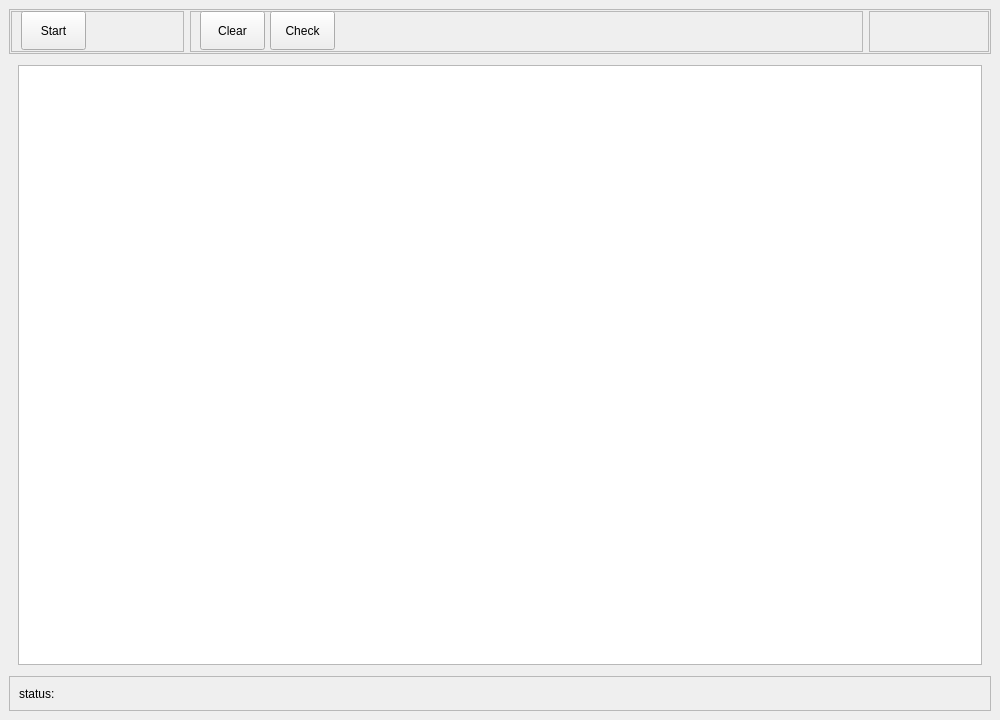
<?xml version="1.0" encoding="UTF-8"?>
<ui version="4.0">
 <class>MainWindow</class>
 <widget class="QMainWindow" name="MainWindow">
  <property name="geometry">
   <rect>
    <x>0</x>
    <y>0</y>
    <width>1000</width>
    <height>720</height>
   </rect>
  </property>
  <property name="minimumSize">
   <size>
    <width>1000</width>
    <height>720</height>
   </size>
  </property>
  <property name="maximumSize">
   <size>
    <width>16777215</width>
    <height>16777215</height>
   </size>
  </property>
  <property name="windowTitle">
   <string>MainWindow</string>
  </property>
  <widget class="QWidget" name="centralwidget">
   <layout class="QVBoxLayout" name="verticalLayout_2">
    <property name="spacing">
     <number>2</number>
    </property>
    <property name="topMargin">
     <number>9</number>
    </property>
    <item>
     <widget class="QFrame" name="frame">
      <property name="minimumSize">
       <size>
        <width>718</width>
        <height>45</height>
       </size>
      </property>
      <property name="frameShape">
       <enum>QFrame::StyledPanel</enum>
      </property>
      <property name="frameShadow">
       <enum>QFrame::Raised</enum>
      </property>
      <layout class="QHBoxLayout" name="horizontalLayout_2">
       <property name="spacing">
        <number>6</number>
       </property>
       <property name="leftMargin">
        <number>1</number>
       </property>
       <property name="topMargin">
        <number>1</number>
       </property>
       <property name="rightMargin">
        <number>1</number>
       </property>
       <property name="bottomMargin">
        <number>1</number>
       </property>
       <item>
        <widget class="QFrame" name="frame_2">
         <property name="minimumSize">
          <size>
           <width>173</width>
           <height>0</height>
          </size>
         </property>
         <property name="maximumSize">
          <size>
           <width>173</width>
           <height>16777215</height>
          </size>
         </property>
         <property name="frameShape">
          <enum>QFrame::StyledPanel</enum>
         </property>
         <property name="frameShadow">
          <enum>QFrame::Raised</enum>
         </property>
         <widget class="QPushButton" name="start_but">
          <property name="geometry">
           <rect>
            <x>10</x>
            <y>0</y>
            <width>65</width>
            <height>39</height>
           </rect>
          </property>
          <property name="minimumSize">
           <size>
            <width>65</width>
            <height>39</height>
           </size>
          </property>
          <property name="text">
           <string>Start</string>
          </property>
         </widget>
        </widget>
       </item>
       <item>
        <widget class="QFrame" name="frame_9">
         <property name="frameShape">
          <enum>QFrame::StyledPanel</enum>
         </property>
         <property name="frameShadow">
          <enum>QFrame::Raised</enum>
         </property>
         <widget class="QPushButton" name="clear_but">
          <property name="geometry">
           <rect>
            <x>10</x>
            <y>0</y>
            <width>65</width>
            <height>39</height>
           </rect>
          </property>
          <property name="minimumSize">
           <size>
            <width>65</width>
            <height>39</height>
           </size>
          </property>
          <property name="text">
           <string>Clear</string>
          </property>
         </widget>
         <widget class="QPushButton" name="check_but">
          <property name="geometry">
           <rect>
            <x>80</x>
            <y>0</y>
            <width>65</width>
            <height>39</height>
           </rect>
          </property>
          <property name="minimumSize">
           <size>
            <width>65</width>
            <height>39</height>
           </size>
          </property>
          <property name="text">
           <string>Check</string>
          </property>
         </widget>
        </widget>
       </item>
       <item>
        <widget class="QFrame" name="frame_8">
         <property name="minimumSize">
          <size>
           <width>120</width>
           <height>0</height>
          </size>
         </property>
         <property name="maximumSize">
          <size>
           <width>120</width>
           <height>16777215</height>
          </size>
         </property>
         <property name="frameShape">
          <enum>QFrame::StyledPanel</enum>
         </property>
         <property name="frameShadow">
          <enum>QFrame::Raised</enum>
         </property>
        </widget>
       </item>
      </layout>
     </widget>
    </item>
    <item>
     <widget class="QStackedWidget" name="stack_Window">
      <property name="currentIndex">
       <number>1</number>
      </property>
      <widget class="QWidget" name="send_window">
       <widget class="QLineEdit" name="line_phone">
        <property name="geometry">
         <rect>
          <x>110</x>
          <y>30</y>
          <width>481</width>
          <height>31</height>
         </rect>
        </property>
        <property name="text">
         <string>+79991112233</string>
        </property>
       </widget>
       <widget class="QLineEdit" name="line_message">
        <property name="geometry">
         <rect>
          <x>110</x>
          <y>100</y>
          <width>481</width>
          <height>151</height>
         </rect>
        </property>
        <property name="font">
         <font>
          <pointsize>10</pointsize>
         </font>
        </property>
        <property name="text">
         <string/>
        </property>
        <property name="alignment">
         <set>Qt::AlignLeading|Qt::AlignLeft|Qt::AlignTop</set>
        </property>
       </widget>
       <widget class="QLabel" name="label_phone">
        <property name="geometry">
         <rect>
          <x>30</x>
          <y>30</y>
          <width>61</width>
          <height>31</height>
         </rect>
        </property>
        <property name="layoutDirection">
         <enum>Qt::LeftToRight</enum>
        </property>
        <property name="text">
         <string>Phone</string>
        </property>
        <property name="alignment">
         <set>Qt::AlignRight|Qt::AlignTrailing|Qt::AlignVCenter</set>
        </property>
       </widget>
       <widget class="QLabel" name="label_message">
        <property name="geometry">
         <rect>
          <x>30</x>
          <y>100</y>
          <width>61</width>
          <height>31</height>
         </rect>
        </property>
        <property name="layoutDirection">
         <enum>Qt::LeftToRight</enum>
        </property>
        <property name="text">
         <string>Message</string>
        </property>
        <property name="alignment">
         <set>Qt::AlignRight|Qt::AlignTrailing|Qt::AlignVCenter</set>
        </property>
       </widget>
      </widget>
      <widget class="QWidget" name="log_window">
       <layout class="QVBoxLayout" name="verticalLayout">
        <item>
         <widget class="QTextBrowser" name="text_logs">
          <property name="minimumSize">
           <size>
            <width>715</width>
            <height>0</height>
           </size>
          </property>
          <property name="font">
           <font>
            <pointsize>10</pointsize>
           </font>
          </property>
         </widget>
        </item>
       </layout>
      </widget>
     </widget>
    </item>
    <item>
     <widget class="QFrame" name="frame_3">
      <property name="minimumSize">
       <size>
        <width>0</width>
        <height>35</height>
       </size>
      </property>
      <property name="frameShape">
       <enum>QFrame::StyledPanel</enum>
      </property>
      <property name="frameShadow">
       <enum>QFrame::Raised</enum>
      </property>
      <layout class="QHBoxLayout" name="horizontalLayout_4">
       <item>
        <widget class="QLabel" name="label_status">
         <property name="text">
          <string>status:</string>
         </property>
        </widget>
       </item>
      </layout>
     </widget>
    </item>
   </layout>
  </widget>
 </widget>
 <resources/>
 <connections/>
</ui>
